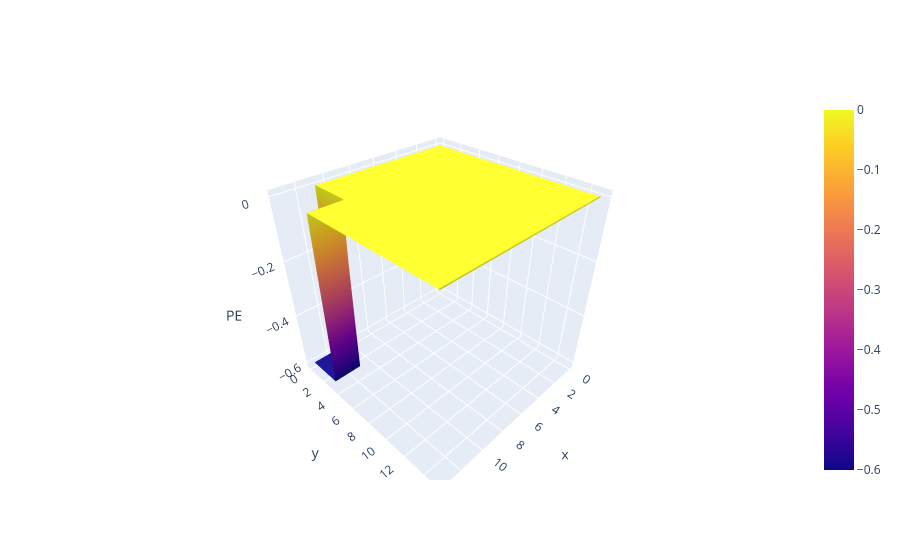

Source (notebook cell):
### Markdown cell above
### Making the little (physically-dimensioned) potential energy matrix
The code below constructs a matrix the size of 60x50 grid of points. You can just run this code, but be aware that some parameters probably deserve some fine-tuning, like 

1. The size of the area around the graphene in the lower-right that we think are affected by the oxygen (here specified by variables xback and yback), is a bit of a guess.
1. The drop in the potential energy around the oxygen (here specified by variable PE_oxygen), is also a bit of a guess.

### Code cell
# Start off with a potential energy matrix that is all zeros
PE_physical = np.zeros([nx,ny])
print('Shape of the original potential energy matrix =', np.shape(PE_physical))

# Find the index corresponding to a certain distance (3 bohr) from the right
xback = AssignQuantity(3,'bohr')
ixback = int(xback/dx)
print('Indices back from the right =', ixback)

# Find the index corresponding to a certain distance (also 3 bohr) from the bottom
yback = AssignQuantity(3,'bohr')
iyback = int(yback/dy)
print('Indices up from the bottom =', iyback)

# Drop the potential energy in that lower-right corner by an amount we think is appropriate for oxygen
PE_oxygen = -0.3
PE_oxygen = -0.6
PE_physical[-ixback:,-iyback:] = PE_oxygen
PE_physical = AssignQuantity(PE_physical,'hartree')

# Let's have a look -- you should rotate around till the origin is in the lower-left
fig = go.Figure(data=go.Surface(x=xvec,y=yvec,z=np.flipud(PE_physical.magnitude)))
fig.update_layout(scene = dict(
                    xaxis_title="x",
                    yaxis_title="y",
                    zaxis_title='PE'))

### Figure 1 — Plotly figure (JSON) as saved in the notebook; plotly's stock layout.template omitted (floating-point values rounded to 4 significant figures; data arrays with more than 128 entries replaced by an {"elided": "..."} marker saying what was removed)
{"data": [{"type": "surface", "x": [0, 0.2722, 0.5445, 0.8167, 1.089, 1.361, 1.633, 1.906, 2.178, 2.45, 2.722, 2.995, 3.267, 3.539, 3.811, 4.084, 4.356, 4.628, 4.9, 5.173, 5.445, 5.717, 5.989, 6.262, 6.534, 6.806, 7.078, 7.351, 7.623, 7.895, 8.167, 8.44, 8.712, 8.984, 9.256, 9.529, 9.801, 10.07, 10.35, 10.62, 10.89, 11.16, 11.43, 11.71, 11.98, 12.25, 12.52, 12.8, 13.07, 13.34, 13.61, 13.88, 14.16, 14.43, 14.7, 14.97, 15.25, 15.52, 15.79, 16.06], "y": [0, 0.3085, 0.6171, 0.9256, 1.234, 1.543, 1.851, 2.16, 2.468, 2.777, 3.085, 3.394, 3.702, 4.011, 4.319, 4.628, 4.936, 5.245, 5.553, 5.862, 6.171, 6.479, 6.788, 7.096, 7.405, 7.713, 8.022, 8.33, 8.639, 8.947, 9.256, 9.564, 9.873, 10.18, 10.49, 10.8, 11.11, 11.42, 11.72, 12.03, 12.34, 12.65, 12.96, 13.27, 13.58, 13.88, 14.19, 14.5, 14.81, 15.12], "z": {"elided": "60x50 float values"}}], "layout": {"scene": {"xaxis": {"title": {"text": "x"}}, "yaxis": {"title": {"text": "y"}}, "zaxis": {"title": {"text": "PE"}}}}}
